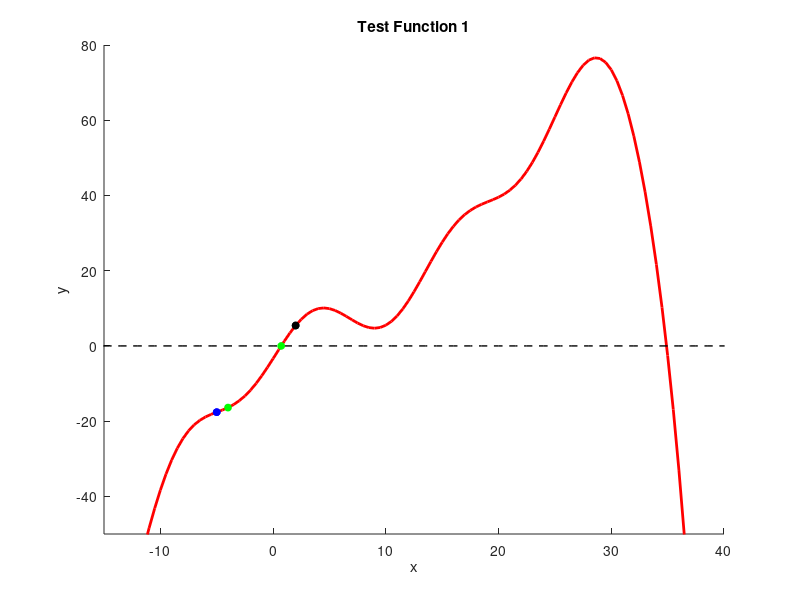

MATLAB code to generate this figure:
%template for testing your basic root finding implementations
function basic_solver_with_tests_template()
    xvals = linspace(-50,50,201);
    [yvals,~] = test_func01(xvals);
    hold on
    axis([-15,40,-50,80]);
    plot(xvals,yvals,'r','linewidth',2);
    plot(xvals,0*xvals,'k--','linewidth',1);
    xlabel('x'); ylabel('y'); title('Test Function 1');

    % %Newton's method example test
    % x0_guess = 2;
    % plot(x0_guess,test_func01(x0_guess),'bo','markerfacecolor','b','markersize',5);
    % x_sol = newton_solver(@test_func01,x0_guess);
    % plot(x_sol,test_func01(x_sol),'go','markerfacecolor','g','markersize',5);

    %Secant method example test
    x0_guess = -5;
    x1_guess = 2;
    plot(x0_guess,test_func01(x0_guess),'bo','markerfacecolor','b','markersize',5);
    plot(x1_guess,test_func01(x1_guess),'ko','markerfacecolor','k','markersize',5);
    x_sol = secant_solver(@test_func01,x0_guess,x1_guess);
    plot(x_sol,test_func01(x_sol),'go','markerfacecolor','g','markersize',5);

    %Bisection method example test
    x_left = -5;
    x_right = 2;
    plot(x_left,test_func01(x_left),'bo','markerfacecolor','b','markersize',5);
    plot(x_right,test_func01(x_right),'ko','markerfacecolor','k','markersize',5);
    x_sol = bisection_solver(@test_func01,x_left,x_right);
    plot(x_sol,test_func01(x_sol),'go','markerfacecolor','g','markersize',5);
end

%Definition of the test function and its derivative (as a single function):
%This definition uses the function keyword
%when passing this function as an argument to a solver,
%you'll need to use the handle operator
%ex. solver(@test_func01,x_guess)

function [fval,dfdx] = test_func01(x)
    fval = (x.^3)/100 - (x.^2)/8 + 2*x + 6*sin(x/2+6) -.7 - exp(x/6);
    dfdx = 3*(x.^2)/100 - 2*x/8 + 2 +(6/2)*cos(x/2+6) - exp(x/6)/6;
end

function x = bisection_solver(fun,x_left,x_right)
    x = (x_left + x_right)/2;
    f_mid = fun(x);
    while ~((-1e-10 < f_mid) && (f_mid < 1e-10))
        if fun(x_left) * f_mid < 0
            x_right = x;
        else
            x_left = x;
        end
        x = (x_left + x_right) / 2;
        f_mid = fun(x);
    end
end

%Note that fun(x) should output [f,dfdx], where dfdx is the derivative of f
function x = newton_solver(fun,x0)
    x = x0+1; %this is just dummy code. replace this with your code
end

function x = secant_solver(fun,x0, x1)
    x = x0+1; %this is just dummy code. replace this with your code
    %hi a
end
